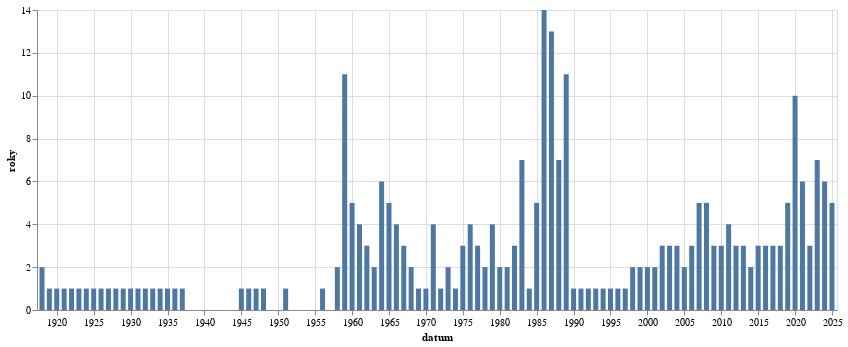

Notebook source saved alongside this figure:
### Code cell
alt.Chart(vyvoj2.to_pandas(),width=800).mark_bar().encode(alt.X('datum:T'),alt.Y('roky:Q'))

### Figure 1 — Vega-Lite specification as saved in the notebook (floating-point values rounded to 4 significant figures)
{"config": {"view": {"continuousWidth": 300, "continuousHeight": 300}}, "data": {"name": "data-f9dd25d5647380f5e84c9d7f82611658"}, "mark": {"type": "bar"}, "encoding": {"x": {"field": "datum", "type": "temporal"}, "y": {"field": "roky", "type": "quantitative"}}, "width": 800, "$schema": "https://vega.github.io/schema/vega-lite/v5.8.0.json", "datasets": {"data-f9dd25d5647380f5e84c9d7f82611658": [{"datum": "1918-01-01T00:00:00", "roky": 2.0}, {"datum": "1919-01-01T00:00:00", "roky": 1.0}, {"datum": "1920-01-01T00:00:00", "roky": 1.0}, {"datum": "1921-01-01T00:00:00", "roky": 1.0}, {"datum": "1922-01-01T00:00:00", "roky": 1.0}, {"datum": "1923-01-01T00:00:00", "roky": 1.0}, {"datum": "1924-01-01T00:00:00", "roky": 1.0}, {"datum": "1925-01-01T00:00:00", "roky": 1.0}, {"datum": "1926-01-01T00:00:00", "roky": 1.0}, {"datum": "1927-01-01T00:00:00", "roky": 1.0}, {"datum": "1928-01-01T00:00:00", "roky": 1.0}, {"datum": "1929-01-01T00:00:00", "roky": 1.0}, {"datum": "1930-01-01T00:00:00", "roky": 1.0}, {"datum": "1931-01-01T00:00:00", "roky": 1.0}, {"datum": "1932-01-01T00:00:00", "roky": 1.0}, {"datum": "1933-01-01T00:00:00", "roky": 1.0}, {"datum": "1934-01-01T00:00:00", "roky": 1.0}, {"datum": "1935-01-01T00:00:00", "roky": 1.0}, {"datum": "1936-01-01T00:00:00", "roky": 1.0}, {"datum": "1937-01-01T00:00:00", "roky": 1.0}, {"datum": "1938-01-01T00:00:00", "roky": 0.0}, {"datum": "1945-01-01T00:00:00", "roky": 1.0}, {"datum": "1946-01-01T00:00:00", "roky": 1.0}, {"datum": "1947-01-01T00:00:00", "roky": 1.0}, {"datum": "1948-01-01T00:00:00", "roky": 1.0}, {"datum": "1949-01-01T00:00:00", "roky": 0.0}, {"datum": "1950-01-01T00:00:00", "roky": 0.0}, {"datum": "1951-01-01T00:00:00", "roky": 1.0}, {"datum": "1952-01-01T00:00:00", "roky": 0.0}, {"datum": "1953-01-01T00:00:00", "roky": 0.0}, {"datum": "1954-01-01T00:00:00", "roky": 0.0}, {"datum": "1955-01-01T00:00:00", "roky": 0.0}, {"datum": "1956-01-01T00:00:00", "roky": 1.0}, {"datum": "1957-01-01T00:00:00", "roky": 0.0}, {"datum": "1958-01-01T00:00:00", "roky": 2.0}, {"datum": "1959-01-01T00:00:00", "roky": 11.0}, {"datum": "1960-01-01T00:00:00", "roky": 5.0}, {"datum": "1961-01-01T00:00:00", "roky": 4.0}, {"datum": "1962-01-01T00:00:00", "roky": 3.0}, {"datum": "1963-01-01T00:00:00", "roky": 2.0}, {"datum": "1964-01-01T00:00:00", "roky": 6.0}, {"datum": "1965-01-01T00:00:00", "roky": 5.0}, {"datum": "1966-01-01T00:00:00", "roky": 4.0}, {"datum": "1967-01-01T00:00:00", "roky": 3.0}, {"datum": "1968-01-01T00:00:00", "roky": 2.0}, {"datum": "1969-01-01T00:00:00", "roky": 1.0}, {"datum": "1970-01-01T00:00:00", "roky": 1.0}, {"datum": "1971-01-01T00:00:00", "roky": 4.0}, {"datum": "1972-01-01T00:00:00", "roky": 1.0}, {"datum": "1973-01-01T00:00:00", "roky": 2.0}, {"datum": "1974-01-01T00:00:00", "roky": 1.0}, {"datum": "1975-01-01T00:00:00", "roky": 3.0}, {"datum": "1976-01-01T00:00:00", "roky": 4.0}, {"datum": "1977-01-01T00:00:00", "roky": 3.0}, {"datum": "1978-01-01T00:00:00", "roky": 2.0}, {"datum": "1979-01-01T00:00:00", "roky": 4.0}, {"datum": "1980-01-01T00:00:00", "roky": 2.0}, {"datum": "1981-01-01T00:00:00", "roky": 2.0}, {"datum": "1982-01-01T00:00:00", "roky": 3.0}, {"datum": "1983-01-01T00:00:00", "roky": 7.0}, {"datum": "1984-01-01T00:00:00", "roky": 1.0}, {"datum": "1985-01-01T00:00:00", "roky": 5.0}, {"datum": "1986-01-01T00:00:00", "roky": 14.0}, {"datum": "1987-01-01T00:00:00", "roky": 13.0}, {"datum": "1988-01-01T00:00:00", "roky": 7.0}, {"datum": "1989-01-01T00:00:00", "roky": 11.0}, {"datum": "1990-01-01T00:00:00", "roky": 1.0}, {"datum": "1991-01-01T00:00:00", "roky": 1.0}, {"datum": "1992-01-01T00:00:00", "roky": 1.0}, {"datum": "1993-01-01T00:00:00", "roky": 1.0}, {"datum": "1994-01-01T00:00:00", "roky": 1.0}, {"datum": "1995-01-01T00:00:00", "roky": 1.0}, {"datum": "1996-01-01T00:00:00", "roky": 1.0}, {"datum": "1997-01-01T00:00:00", "roky": 1.0}, {"datum": "1998-01-01T00:00:00", "roky": 2.0}, {"datum": "1999-01-01T00:00:00", "roky": 2.0}, {"datum": "2000-01-01T00:00:00", "roky": 2.0}, {"datum": "2001-01-01T00:00:00", "roky": 2.0}, {"datum": "2002-01-01T00:00:00", "roky": 3.0}, {"datum": "2003-01-01T00:00:00", "roky": 3.0}, {"datum": "2004-01-01T00:00:00", "roky": 3.0}, {"datum": "2005-01-01T00:00:00", "roky": 2.0}, {"datum": "2006-01-01T00:00:00", "roky": 3.0}, {"datum": "2007-01-01T00:00:00", "roky": 5.0}, {"datum": "2008-01-01T00:00:00", "roky": 5.0}, {"datum": "2009-01-01T00:00:00", "roky": 3.0}, {"datum": "2010-01-01T00:00:00", "roky": 3.0}, {"datum": "2011-01-01T00:00:00", "roky": 4.0}, {"datum": "2012-01-01T00:00:00", "roky": 3.0}, {"datum": "2013-01-01T00:00:00", "roky": 3.0}, {"datum": "2014-01-01T00:00:00", "roky": 2.0}, {"datum": "2015-01-01T00:00:00", "roky": 3.0}, {"datum": "2016-01-01T00:00:00", "roky": 3.0}, {"datum": "2017-01-01T00:00:00", "roky": 3.0}, {"datum": "2018-01-01T00:00:00", "roky": 3.0}, {"datum": "2019-01-01T00:00:00", "roky": 5.0}, {"datum": "2020-01-01T00:00:00", "roky": 10.0}, {"datum": "2021-01-01T00:00:00", "roky": 6.0}, {"datum": "2022-01-01T00:00:00", "roky": 3.0}, {"datum": "2023-01-01T00:00:00", "roky": 7.0}, {"datum": "2024-01-01T00:00:00", "roky": 6.0}, {"datum": "2025-01-01T00:00:00", "roky": 5.0}]}}
